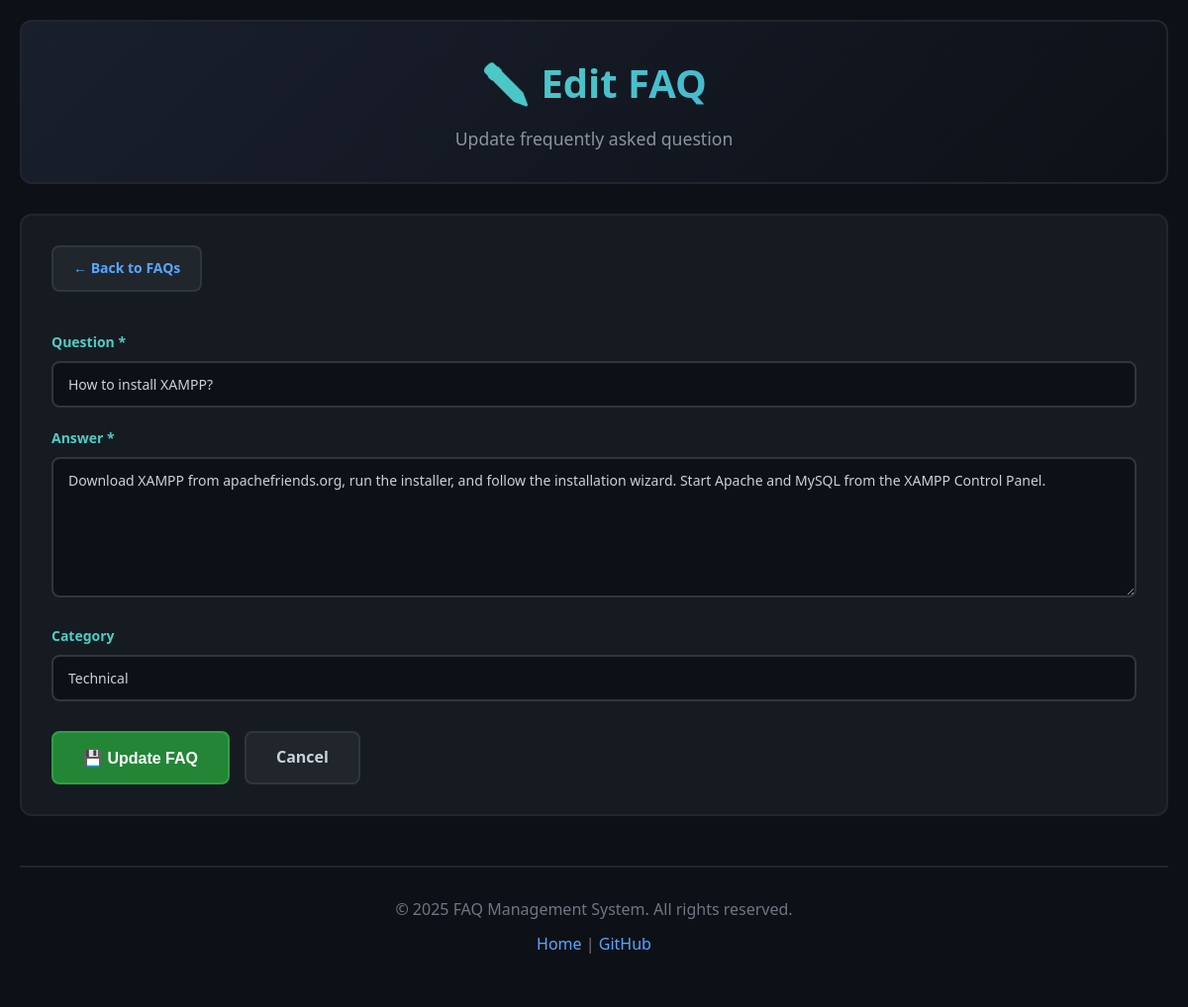
The page /edit_faq.php?id=2 on the database its author committed.
### tables this page shows
CREATE TABLE IF NOT EXISTS faqs (
    id INT AUTO_INCREMENT PRIMARY KEY,
    question TEXT NOT NULL,
    answer TEXT NOT NULL,
    category VARCHAR(100) DEFAULT 'General',
    created_at TIMESTAMP DEFAULT CURRENT_TIMESTAMP,
    updated_at TIMESTAMP DEFAULT CURRENT_TIMESTAMP ON UPDATE CURRENT_TIMESTAMP
);

### edit_faq.php (the view, shortened to what this page needs)
<?php
require_once 'includes/config.php';
$id = intval($_GET['id']);
$sql = "SELECT * FROM faqs WHERE id = $id";
$result = mysqli_query($conn, $sql);
$faq = mysqli_fetch_assoc($result);
include 'includes/header.php';
?>
        <div class="form-container">
            <a href="index.php" class="btn btn-back">← Back to FAQs</a>
            <form method="POST" action="edit_faq.php?id=<?php echo $id; ?>" class="faq-form">
                <div class="form-group">
                    <label for="question">Question *</label>
                    <input type="text" id="question" name="question" required
                           value="<?php echo htmlspecialchars($faq['question']); ?>"
                           placeholder="Enter your question here...">
                </div>
                <div class="form-group">
                    <label for="answer">Answer *</label>
                    <textarea id="answer" name="answer" rows="6" required
                              placeholder="Enter the answer here..."><?php echo htmlspecialchars($faq['answer']); ?></textarea>
                </div>
                <div class="form-group">
                    <label for="category">Category</label>
                    <input type="text" id="category" name="category" list="categories"
                           value="<?php echo htmlspecialchars($faq['category']); ?>"
                           placeholder="Enter or select category...">
                </div>
                <div class="form-actions">
                    <button type="submit" class="btn btn-submit">💾 Update FAQ</button>
                    <a href="index.php" class="btn btn-cancel">Cancel</a>
                </div>
            </form>
        </div>
<?php include 'includes/footer.php'; ?>

### css/style.css (style rules this page uses)
* { margin: 0; padding: 0; box-sizing: border-box; }
body { font-family: 'Segoe UI', Tahoma, Geneva, Verdana, sans-serif; background-color: #0d1117; color: #c9d1d9; line-height: 1.6; min-height: 100vh; }
.btn { padding: 10px 20px; border: none; border-radius: 8px; cursor: pointer; text-decoration: none; display: inline-block; font-size: 14px; font-weight: 600; transition: all 0.3s ease; border: 2px solid transparent; }
.btn-back { background-color: #21262d; color: #58a6ff; border-color: #30363d; margin-bottom: 20px; }
.btn-submit { background-color: #238636; color: white; border-color: #2ea043; padding: 12px 30px; font-size: 16px; }
.btn-cancel { background-color: #21262d; color: #c9d1d9; border-color: #30363d; padding: 12px 30px; font-size: 16px; }
.form-container { background-color: #161b22; border: 2px solid #21262d; border-radius: 12px; padding: 30px; margin-bottom: 30px; }
.faq-form { margin-top: 20px; }
.form-group { margin-bottom: 20px; }
.form-group label { display: block; margin-bottom: 8px; color: #4ecdc4; font-weight: 600; font-size: 14px; }
.form-group input[type="text"], .form-group textarea { width: 100%; padding: 12px 15px; border: 2px solid #30363d; border-radius: 8px; background-color: #0d1117; color: #c9d1d9; font-size: 14px; font-family: inherit; outline: none; transition: all 0.3s ease; }
.form-group textarea { resize: vertical; min-height: 120px; }
.form-actions { display: flex; gap: 15px; margin-top: 30px; }

### rows shown on the page
faqs: question "How to install XAMPP?", answer "Download XAMPP from apachefriends.org, run the installer, and follow the installation wizard. Start Apache and MySQL from the XAMPP Control Panel.", category "Technical"

### other values the page prints
$header_title "✏️ Edit FAQ"
$header_subtitle "Update frequently asked question"
